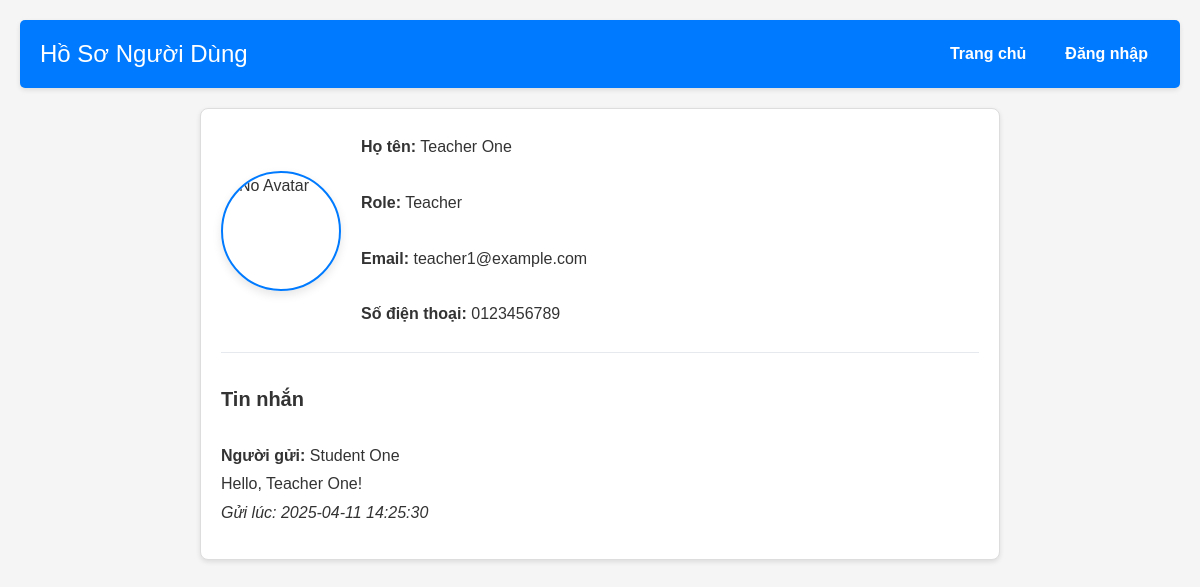
The page /profile.php?id=1 on the database its author committed.
### tables this page shows
CREATE TABLE users (
  id INT AUTO_INCREMENT PRIMARY KEY,
  username VARCHAR(50) NOT NULL UNIQUE,
  password VARCHAR(255) NOT NULL,
  full_name VARCHAR(100) NOT NULL,
  email VARCHAR(100),
  phone VARCHAR(20),
  role ENUM('teacher', 'student') NOT NULL,
  avatar VARCHAR(255),
  created_at TIMESTAMP DEFAULT CURRENT_TIMESTAMP
);

CREATE TABLE messages (
  id INT AUTO_INCREMENT PRIMARY KEY,
  sender_id INT NOT NULL,
  receiver_id INT NOT NULL,
  content TEXT NOT NULL,
  created_at TIMESTAMP DEFAULT CURRENT_TIMESTAMP,
  updated_at TIMESTAMP DEFAULT CURRENT_TIMESTAMP ON UPDATE CURRENT_TIMESTAMP,
  FOREIGN KEY (sender_id) REFERENCES users(id) ON DELETE CASCADE,
  FOREIGN KEY (receiver_id) REFERENCES users(id) ON DELETE CASCADE
);

### profile.php (the view, shortened to what this page needs)
<?php
include('config.php');
$profile_user_id = intval($_GET['id']);
$sql_user = "SELECT * FROM users WHERE id = $profile_user_id LIMIT 1";
$result_user = $conn->query($sql_user);
$user = $result_user->fetch_assoc();
$sql_messages = "SELECT m.*, u.full_name AS sender_name
                 FROM messages m
                 JOIN users u ON m.sender_id = u.id
                 WHERE m.receiver_id = $profile_user_id
                 ORDER BY m.created_at DESC";
$result_messages = $conn->query($sql_messages);
?>
<!DOCTYPE html>
<html lang="vi">
<head>
    <link rel="stylesheet" href="public/style.css">
</head>
<body>
<div class="container">
    <header>
        <h1>Hồ Sơ Người Dùng</h1>
        <nav>
            <ul>
                <li><a href="index.php">Trang chủ</a></li>
                <?php if (isset($_SESSION['user'])): ?>
                    <li><a href="profile.php?id=<?php echo $_SESSION['user']['id']; ?>">Hồ sơ của tôi</a></li>
                    <li><a href="logout.php">Đăng xuất</a></li>
                <?php else: ?>
                    <li><a href="login.php">Đăng nhập</a></li>
                <?php endif; ?>
            </ul>
        </nav>
    </header>
    <div class="profile-container">
        <div class="profile-header">
            <?php if (!empty($user['avatar'])): ?>
                <img class="avatar" src="<?php echo htmlspecialchars($user['avatar']); ?>" alt="Avatar của <?php echo htmlspecialchars($user['full_name']); ?>">
            <?php else: ?>
                <img class="avatar" src="public/no-avatar.png" alt="No Avatar">
            <?php endif; ?>
            <div class="profile-info">
                <p><strong>Họ tên:</strong> <?php echo htmlspecialchars($user['full_name']); ?></p>
                <?php
                    if ($user['role'] == 'teacher') {
                        echo "<p><strong>Role:</strong> Teacher</p>";
                    }
                    else {
                        echo "<p><strong>Role:</strong> Student</p>";
                    }
                ?>
                <p><strong>Email:</strong> <?php echo htmlspecialchars($user['email']); ?></p>
                <p><strong>Số điện thoại:</strong> <?php echo htmlspecialchars($user['phone']); ?></p>
            </div>
        </div>
        <div class="messages-section">
            <h2>Tin nhắn</h2>
            <?php if ($result_messages && $result_messages->num_rows > 0): ?>
                <?php while ($msg = $result_messages->fetch_assoc()): ?>
                    <div class="message-item">
                        <div class="message-details">
                            <p><strong>Người gửi:</strong> <?php echo htmlspecialchars($msg['sender_name']); ?></p>
                            <p><?php echo nl2br(htmlspecialchars($msg['content'])); ?></p>
                            <p><em>Gửi lúc: <?php echo htmlspecialchars($msg['created_at']); ?></em></p>
                        </div>
                    </div>
                <?php endwhile; ?>
            <?php else: ?>
                <p>Không có tin nhắn nào.</p>
            <?php endif; ?>
        </div>
    </div>
</div>
</body>
</html>

### public/style.css (style rules this page uses)
* { margin: 0; padding: 0; box-sizing: border-box; font-family: Arial, sans-serif; }
body { background-color: #f5f5f5; color: #333; line-height: 1.6; }
.container { max-width: 1200px; margin: 0 auto; padding: 20px; }
header { background: #007bff; color: #fff; padding: 15px 20px; border-radius: 5px; display: flex; justify-content: space-between; align-items: center; box-shadow: 0 2px 5px rgba(0,0,0,0.1); margin-bottom: 20px; }
header h1 { font-size: 24px; font-weight: normal; margin-right: 20px; }
nav ul { list-style: none; display: flex; gap: 15px; }
nav ul li { margin: 0; }
nav ul li a { color: #fff; text-decoration: none; font-weight: bold; padding: 8px 12px; border-radius: 4px; transition: background 0.3s; }
.profile-container { position: relative; max-width: 800px; margin: 30px auto; padding: 30px; background: #fff; border: 1px solid #e6e9ed; border-radius: 12px; box-shadow: 0 5px 15px rgba(0,0,0,0.05); }
.profile-header { display: flex; align-items: center; gap: 25px; margin-bottom: 30px; padding-bottom: 20px; border-bottom: 1px solid #e6e9ed; }
.avatar { width: 120px; height: 120px; border-radius: 50%; object-fit: cover; border: 3px solid #4361ee; box-shadow: 0 4px 10px rgba(0,0,0,0.1); }
.profile-info { display: grid; grid-template-columns: repeat(auto-fill, minmax(300px, 1fr)); gap: 20px; }

### profile.php (style rules this page uses)
.profile-container { max-width: 800px; margin: 20px auto; padding: 20px; background: #fff; border: 1px solid #ddd; border-radius: 8px; box-shadow: 0 2px 5px rgba(0,0,0,0.1); position: relative; }
.profile-header { display: flex; align-items: center; gap: 20px; }
.profile-header img.avatar { width: 120px; height: 120px; border-radius: 50%; object-fit: cover; border: 2px solid #007bff; }
.profile-info { font-size: 16px; }
.profile-info p { margin: 5px 0; }
.messages-section { margin-top: 30px; }
.messages-section h2 { margin-bottom: 15px; font-size: 20px; }
.message-item { border-bottom: 1px solid #eee; padding: 10px 0; display: flex; justify-content: space-between; align-items: center; }
.message-item:last-child { border-bottom: none; }
.message-details { max-width: 80%; }
.message-details p { margin: 3px 0; }

### rows shown on the page
users: full_name "Teacher One", email "teacher1@example.com", phone "0123456789"
messages: sender.full_name "Student One", content "Hello, Teacher One!", created_at "2025-04-11 14:25:30"
